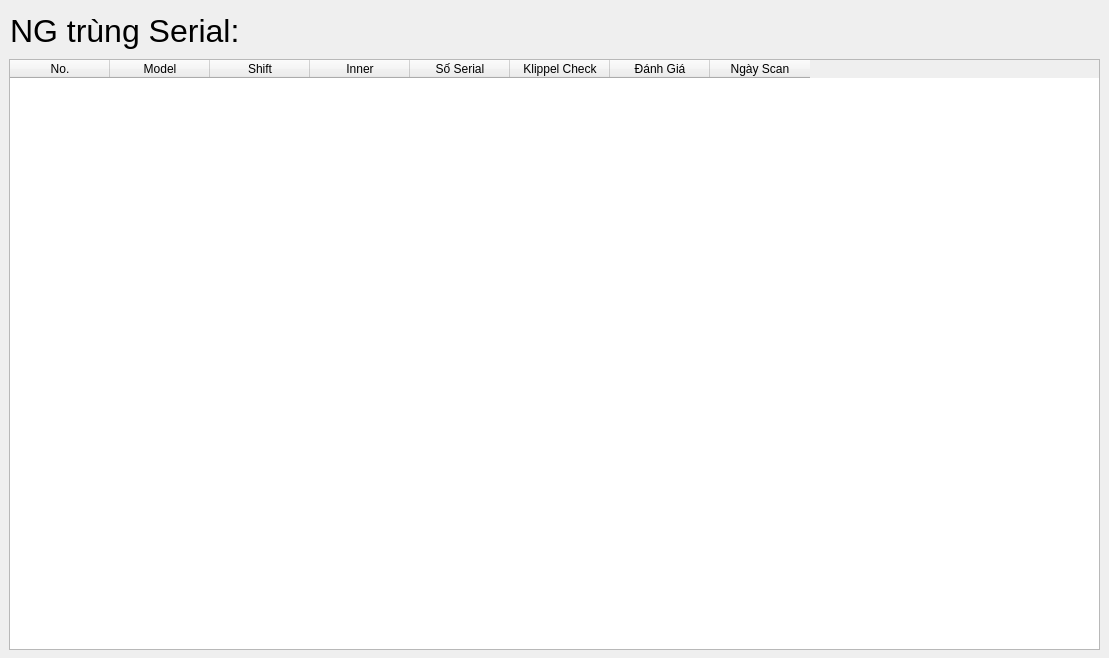
<?xml version="1.0" encoding="UTF-8"?>
<ui version="4.0">
 <class>Dialog</class>
 <widget class="QDialog" name="Dialog">
  <property name="windowModality">
   <enum>Qt::WindowModal</enum>
  </property>
  <property name="geometry">
   <rect>
    <x>0</x>
    <y>0</y>
    <width>1109</width>
    <height>658</height>
   </rect>
  </property>
  <property name="windowTitle">
   <string>Dialog</string>
  </property>
  <widget class="QWidget" name="verticalLayoutWidget">
   <property name="geometry">
    <rect>
     <x>9</x>
     <y>59</y>
     <width>1091</width>
     <height>591</height>
    </rect>
   </property>
   <layout class="QVBoxLayout" name="verticalLayout">
    <item>
     <widget class="QTableWidget" name="table">
      <column>
       <property name="text">
        <string>No.</string>
       </property>
      </column>
      <column>
       <property name="text">
        <string>Model</string>
       </property>
      </column>
      <column>
       <property name="text">
        <string>Shift</string>
       </property>
      </column>
      <column>
       <property name="text">
        <string>Inner</string>
       </property>
      </column>
      <column>
       <property name="text">
        <string>Số Serial</string>
       </property>
      </column>
      <column>
       <property name="text">
        <string>Klippel Check</string>
       </property>
      </column>
      <column>
       <property name="text">
        <string>Đánh Giá</string>
       </property>
      </column>
      <column>
       <property name="text">
        <string>Ngày Scan</string>
       </property>
      </column>
     </widget>
    </item>
   </layout>
  </widget>
  <widget class="QLabel" name="label">
   <property name="geometry">
    <rect>
     <x>10</x>
     <y>10</y>
     <width>691</width>
     <height>41</height>
    </rect>
   </property>
   <property name="font">
    <font>
     <pointsize>24</pointsize>
    </font>
   </property>
   <property name="text">
    <string>NG trùng Serial:</string>
   </property>
  </widget>
 </widget>
 <resources/>
 <connections/>
</ui>
